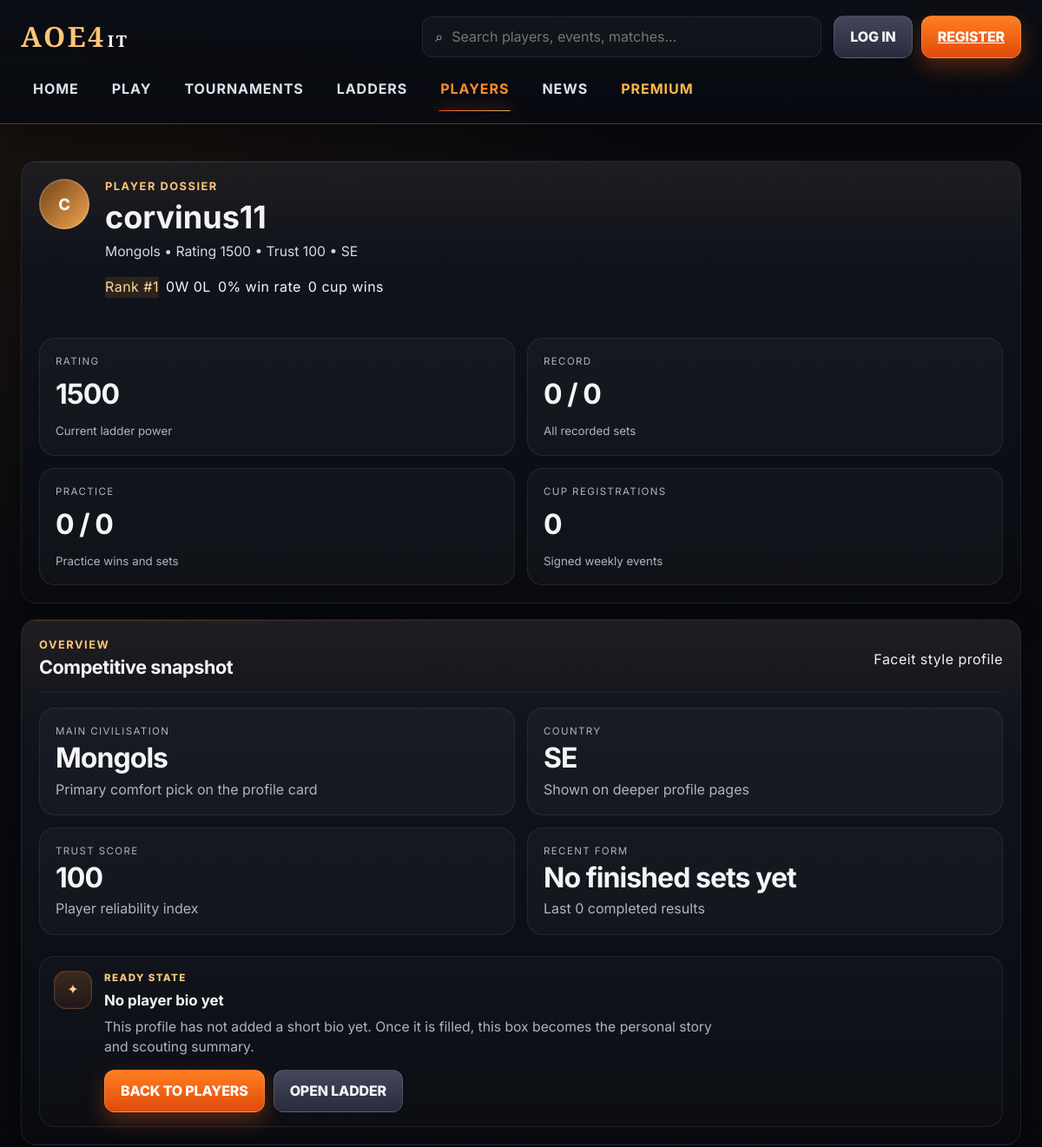
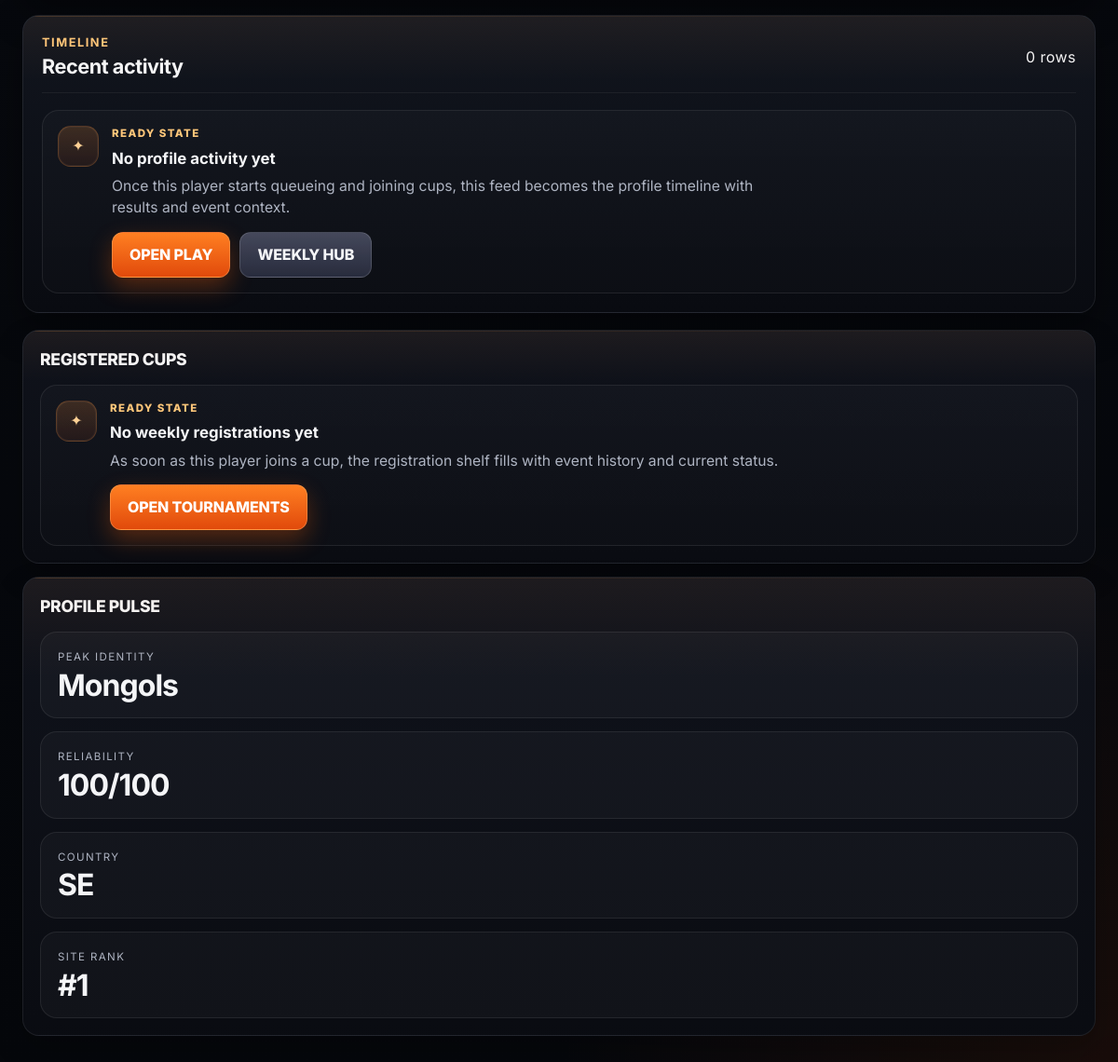
Screenshot of /player/3 with the database file from the repository (2 pictures, top to bottom).
### tables this page shows
CREATE TABLE players (
            id INTEGER PRIMARY KEY AUTOINCREMENT,
            user_id INTEGER UNIQUE,
            display_name TEXT NOT NULL UNIQUE,
            country TEXT,
            main_civ TEXT,
            bio TEXT,
            rating INTEGER NOT NULL DEFAULT 1500,
            trust_score INTEGER NOT NULL DEFAULT 100,
            is_shadow INTEGER NOT NULL DEFAULT 0,
            created_at TEXT NOT NULL,
            FOREIGN KEY (user_id) REFERENCES users(id)
        );

### app.py (the view, shortened to what this page needs)
@app.route('/player/<int:player_id>', methods=['GET', 'POST'])
@rate_limit(20, 600, scope='user')
def player_detail(player_id: int):
    player = query_one('SELECT * FROM players WHERE id = ? AND COALESCE(is_shadow,0)=0', (player_id,))
    if not player:
        flash('Player not found.', 'error')
        return redirect(url_for('players'))
    current = get_current_player()
    stats = player_stats(player_id)
    history = player_history(player_id)
    player_tournaments = my_registrations(player_id)
    current_room = get_player_active_room(player_id)
    rank_position = player_rank_position(player_id)
    tournament_wins = query_one('SELECT COUNT(*) AS c FROM tournaments WHERE winner_id = ?', (player_id,))['c']
    recent_form = build_recent_form(history, player_id)
    return render_template(
        'player_detail.html',
        player=player,
        stats=stats,
        history=history,
        player_tournaments=player_tournaments,
        current_room=current_room,
        rank_position=rank_position,
        tournament_wins=tournament_wins,
        recent_form=recent_form,
        has_edit_access=bool(current and (current['id'] == player_id or is_admin())),
    )

### app.py (called while the page is built, shortened)
def email_enabled() -> bool:
    return bool((RESEND_API_KEY and MAIL_FROM) or (SMTP_HOST and MAIL_FROM))

def validate_csrf_or_reject():
    if request.method in SAFE_HTTP_METHODS or request.endpoint == 'static':
        return None
    sent_token = request.form.get('_csrf_token', '') or request.headers.get('X-CSRF-Token', '')
    expected_token = session.get(CSRF_SESSION_KEY, '')
    if not expected_token or not sent_token or not secrets.compare_digest(str(sent_token), str(expected_token)):
        return csrf_failure_response()
    return None

def rate_limit(limit: int, window_seconds: int, *, scope: str = 'ip', key_fields: Optional[list[str]] = None, methods: tuple[str, ...] = ('POST',)):
    def decorator(view):
        @wraps(view)
        def wrapped(*args, **kwargs):
            return view(*args, **kwargs)
        return wrapped
    return decorator

def get_db() -> sqlite3.Connection:
    if 'db' not in g:
        conn = sqlite3.connect(DB_PATH, timeout=30)
        conn.row_factory = sqlite3.Row
        conn.execute('PRAGMA foreign_keys = ON')
        g.db = conn
    return g.db

def query_all(sql: str, params: tuple = ()):
    return get_db().execute(sql, params).fetchall()

def query_one(sql: str, params: tuple = ()):
    return get_db().execute(sql, params).fetchone()

def now() -> datetime:
    return datetime.now()

def ensure_column(table: str, column: str, definition: str) -> None:
    cols = {row['name'] for row in query_all(f'PRAGMA table_info({table})')}
    if column not in cols:
        get_db().execute(f'ALTER TABLE {table} ADD COLUMN {definition}')
        get_db().commit()

@app.before_request
def apply_request_security():
    session.permanent = True
    csrf_result = validate_csrf_or_reject()
    if csrf_result is not None:
        return csrf_result

def get_current_user() -> Optional[sqlite3.Row]:
    uid = session.get('user_id')
    if not uid:
        return None
    return query_one('SELECT * FROM users WHERE id = ?', (uid,))

def get_current_player() -> Optional[sqlite3.Row]:
    user = get_current_user()
    if not user or not user['player_id']:
        return None
    return query_one('SELECT * FROM players WHERE id = ?', (user['player_id'],))

def is_admin() -> bool:
    user = get_current_user()
    return bool(user and user['is_admin'])

def shadow_lab_available() -> bool:
    return ENABLE_SHADOW_LAB or APP_ENV == 'development'

def build_recent_form(history_rows, player_id: int, limit: int = 5):
    form = []
    return form

### templates/player_detail.html (shortened to what this page needs)
{% extends 'faceit_base.html' %}
{% from '_faceit_macros.html' import empty_panel %}
{% block content %}
{% set win_rate = ((stats.wins / stats.played) * 100) if stats.played else 0 %}
<section class="card premium-player-hero">
  <div class="premium-player-head">
    <div class="premium-player-identity">
      <div class="profile-avatar big premium-player-avatar">{{ player.display_name[0]|upper }}</div>
      <div>
        <div class="hero-kicker">Player dossier</div>
        <h1 class="premium-player-title">{{ player.display_name }}</h1>
        <p class="premium-player-copy">
          {{ player.main_civ or 'No main civ set yet' }} • Rating {{ player.rating }} • Trust {{ player.trust_score }}{% if player.country %} • {{ player.country }}{% endif %}
        </p>
        <div class="pill-row top-gap">
          {% if rank_position %}<span class="pill pill-accent">Rank #{{ rank_position }}</span>{% endif %}
          <span class="pill">{{ stats.wins }}W {{ stats.losses }}L</span>
          <span class="pill">{{ win_rate|round(0)|int }}% win rate</span>
          <span class="pill">{{ tournament_wins }} cup {{ 'win' if tournament_wins == 1 else 'wins' }}</span>
        </div>
      </div>
    </div>
  </div>
  <div class="premium-player-metrics">
    <article class="premium-stat-card">
      <span class="signal-label">Rating</span>
      <strong>{{ player.rating }}</strong>
      <small>Current ladder power</small>
    </article>
    <article class="premium-stat-card">
      <span class="signal-label">Record</span>
      <strong>{{ stats.wins }} / {{ stats.losses }}</strong>
      <small>All recorded sets</small>
    </article>
    <article class="premium-stat-card">
      <span class="signal-label">Practice</span>
      <strong>{{ stats.practice_wins }} / {{ stats.practice_played }}</strong>
      <small>Practice wins and sets</small>
    </article>
    <article class="premium-stat-card">
      <span class="signal-label">Cup registrations</span>
      <strong>{{ player_tournaments|length }}</strong>
      <small>Signed weekly events</small>
    </article>
  </div>
</section>
<section class="premium-detail-grid top-gap-xl">
  <div class="premium-main-stack">
    <article class="card simple-panel">
      <div class="section-head">
        <div>
          <div class="hero-kicker">Overview</div>
          <h3>Competitive snapshot</h3>
        </div>
        <span class="pill">Faceit style profile</span>
      </div>
      <div class="player-overview-grid">
        <div class="signal-card">
          <span class="signal-label">Main civilisation</span>
          <strong>{{ player.main_civ or 'Unset' }}</strong>
          <div class="muted">Primary comfort pick on the profile card</div>
        </div>
        <div class="signal-card">
          <span class="signal-label">Country</span>
          <strong>{{ player.country or 'Not set' }}</strong>
          <div class="muted">Shown on deeper profile pages</div>
        </div>
        <div class="signal-card">
          <span class="signal-label">Trust score</span>
          <strong>{{ player.trust_score }}</strong>
          <div class="muted">Player reliability index</div>
        </div>
        <div class="signal-card">
          <span class="signal-label">Recent form</span>
          <strong>
            {% if recent_form %}
              {% for item in recent_form %}<span class="form-pill form-pill-{{ item.result|lower }}">{{ item.result }}</span>{% endfor %}
            {% else %}
              No finished sets yet
            {% endif %}
          </strong>
          <div class="muted">Last {{ recent_form|length }} completed results</div>
        </div>
      </div>
      {% if player.bio %}
      <div class="premium-copy-box top-gap-xl">
        <div class="signal-label">Player bio</div>
        <p>{{ player.bio }}</p>
      </div>
      {% else %}
      <div class="top-gap-xl">{{ empty_panel('No player bio yet', 'This profile has not added a short bio yet. Once it is filled, this box becomes the personal story and scouting summary.', url_for('players'), 'Back to players', secondary_href=url_for('ladder'), secondary_text='Open ladder', compact=True) }}</div>
      {% endif %}
    </article>
    <article class="card simple-panel">
      <div class="section-head">
        <div>
          <div class="hero-kicker">Timeline</div>
          <h3>Recent activity</h3>
        </div>
        <span class="pill">{{ history|length }} rows</span>
      </div>
      {% if history %}
      <div class="stack-list premium-activity-list">
        {% for row in history %}
        {% set is_completed = row.status == 'completed' %}
        {% set is_win = is_completed and row.winner_id == player.id %}
        {% set status_label = 'Win' if is_win else ('Loss' if is_completed else row.status|replace('_', ' ')|title) %}
        <div class="list-row premium-activity-row">
          <div class="row-main">
            <div class="premium-activity-topline">{{ row.context_name }}</div>
            <strong>{{ row.player1_name }} vs {{ row.player2_name }}</strong>
            <div class="muted">
              {% if row.score1 is not none and row.score2 is not none %}{{ row.score1 }} {{ '-' }} {{ row.score2 }}{% else %}Awaiting result{% endif %}
              {% if row.chosen_map %}, {{ row.chosen_map }}{% endif %}
              {% if row.happened_at %}, {{ row.happened_at[:16] }}{% endif %}
            </div>
          </div>
          <div class="row-side premium-activity-side">
            <span class="pill {% if is_completed and is_win %}pill-positive{% elif is_completed %}pill-negative{% endif %}">{{ status_label }}</span>
            {% if row.source_type == 'tournament' %}
            <a class="small-btn alt" href="{{ url_for('match_detail', match_id=row.source_id) }}">Open</a>
            {% elif current_user %}
            <a class="small-btn alt" href="{{ url_for('practice_room_detail', room_id=row.source_id) }}">Open</a>
            {% endif %}
          </div>
        </div>
        {% endfor %}
      </div>
      {% else %}
      {{ empty_panel('No profile activity yet', 'Once this player starts queueing and joining cups, this feed becomes the profile timeline with results and event context.', url_for('play'), 'Open play', url_for('tournaments'), 'Weekly hub', compact=True) }}
      {% endif %}
    </article>
  </div>
  <aside class="sidebar-stack premium-sidebar-stack">
    <article class="card side-highlight premium-side-card surface-card--sidebar">
      <div class="card-title">Registered cups</div>
      {% if player_tournaments %}
      <div class="stack-list compact-gap">
        {% for row in player_tournaments %}
        <div class="list-row compact-list-row">
          <div class="row-main">
            <strong>{{ row.name }}</strong>
            <div class="muted">{{ row.starts_at }}</div>
          </div>
          <div class="row-side"><span class="pill">{{ row.status|title }}</span></div>
        </div>
        {% endfor %}
      </div>
      {% else %}
      {{ empty_panel('No weekly registrations yet', 'As soon as this player joins a cup, the registration shelf fills with event history and current status.', url_for('tournaments'), 'Open tournaments', compact=True) }}
      {% endif %}
    </article>
    <article class="card side-highlight premium-side-card surface-card--sidebar">
      <div class="card-title">Profile pulse</div>
      <div class="settings-kv-grid">
        <div class="signal-card"><span class="signal-label">Peak identity</span><strong>{{ player.main_civ or 'Open pool' }}</strong></div>
        <div class="signal-card"><span class="signal-label">Reliability</span><strong>{{ player.trust_score }}/100</strong></div>
        <div class="signal-card"><span class="signal-label">Country</span><strong>{{ player.country or 'Unset' }}</strong></div>
        <div class="signal-card"><span class="signal-label">Site rank</span><strong>{% if rank_position %}#{{ rank_position }}{% else %}Unranked{% endif %}</strong></div>
      </div>
    </article>
  </aside>
</section>
{% endblock %}

### rows the page displays
players: display_name "C", display_name "corvinus11", main_civ "Mongols", rating "1500", trust_score "100", country "SE"

### other values shown
{{ rank_position }} "1"
{{ stats.wins }} "0"
{{ stats.losses }} "0"
{{ win_rate|round(0)|int }} "0"
{{ tournament_wins }} "0"
{{ 'win' if tournament_wins == 1 else 'wins' }} "wins"
{{ stats.practice_wins }} "0"
{{ stats.practice_played }} "0"
{{ player_tournaments|length }} "0"
{{ recent_form|length }} "0"
{{ title }} "No player bio yet No profile activity yet No weekly registrations yet"
{{ primary_text }} "BACK TO PLAYERS OPEN PLAY OPEN TOURNAMENTS"
{{ secondary_text }} "OPEN LADDER WEEKLY HUB"
{{ history|length }} "0"
